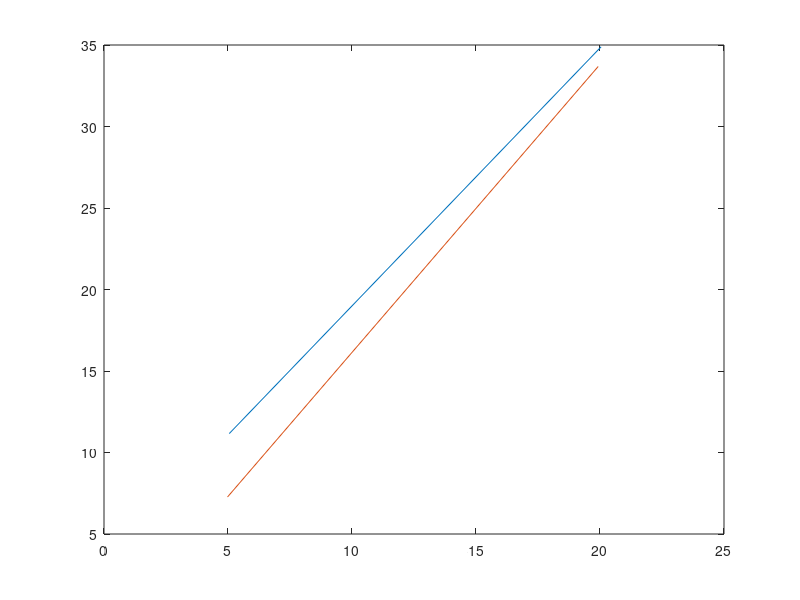

The MATLAB source for this figure: (Note: this script raises an error after producing the figure.)
clear; close all; clc

ssf = [10.0,  47.5;
10.0, 47.5;
10.0, 47.5;
10.0, 47.5;
10.2, 47.5;
10.0, 47.5;
10.0, 47.5;
10.0, 47.5;
10.0, 47.5;
10.2, 47.5;
10.0, 47.5;];


sst2 = [19.8, 34.9;
20.1, 34.9;
20.3, 34.9;
19.8, 34.9;
20.3, 34.9;
20.3, 34.9;
19.8, 34.9;
20.3, 34.9;
20.2, 34.9;
19.8, 34.8;
19.8, 34.9;];





test25w = [5.1	,11.2;
5.1	,11.1;
5.1	,11.1;
5.1	,11.2;
5.0	,11.2;
5.1	,11.1;
5.0	,11.2;
5.0	,11.2;
5.1	,11.1;
4.9	,11.2;];
%10.0,10.8;
%10.0,10.8;
%10.0,10.9;
%10.0,10.8;
%10.0,10.8;
%10.0,10.8;
%10.0,10.8;
%10.0,10.8;
%10.0,10.8;
%10.0,10.9;];

plot([mean(test25w(:,1)) mean(sst2(:,1))],[mean(test25w(:,2)) mean(sst2(:,2))])
hold on


test3_5w = [4.9,7.3;
4.9,7.3;
4.9,7.3;
5.1,7.2;
4.9,7.3;
4.9,7.3;
4.9,7.2;
5.1,7.3;
5.1,7.2;
5.1,7.3;];


test3_20w25pf = [20.2,33.7;
19.8,33.7;
19.8,33.7;
19.8,33.6;
19.8,33.7;
20.2,33.7;
19.8,33.7;
19.9,33.7;
20.2,33.7;
19.8,33.7;
19.9,33.6;];

plot([mean(test3_5w(:,1)) mean(test3_20w25pf(:,1))],[mean(test3_5w(:,2)) mean(test3_20w25pf(:,2))])


test425pf = [10.0,18.2;
10.0,18.2;
10.0,18.2;
10.0,18.2;
10.0,18.2;
10.0,18.2;
10.0,18.2;
10.0,18.2;
10.0,18.2;
10.0,18.2;];


test450pf =[10.0,10.8;
10.0,10.8;
10.0,10.9;
10.0,10.8;
10.0,10.8;
10.0,10.8;
10.0,10.8;
10.0,10.8;
10.0,10.8;
10.0,10.9;];


%plot([mean(test425pf(:,1)) mean(test450pf(:,1))],[mean(test425pf(:,2)) mean(test450pf(:,2))])

%}
legend({'test 2' 'test 3' 'test 4'},Location='best')
title('delta over wattage test 2')

ylabel('Temperature Difference [\DeltaT]')
xlabel('Electrical power P_e_l [W]')

scatter(test25w(:,1),test25w(:,2),color='black',Markerfacecolor='red')
scatter(sst2(:,1),sst2(:,2),color='red',Markerfacecolor='red')


scatter(test3_5w(:,1),test3_5w(:,2),Markerfacecolor='blue')
scatter(test3_20w25pf(:,1),test3_20w25pf(:,2),Markerfacecolor='blue')

%scatter(test425pf(:,1),test425pf(:,2),Markerfacecolor='green')
%scatter(test450pf(:,1),test450pf(:,2),Markerfacecolor='green')
